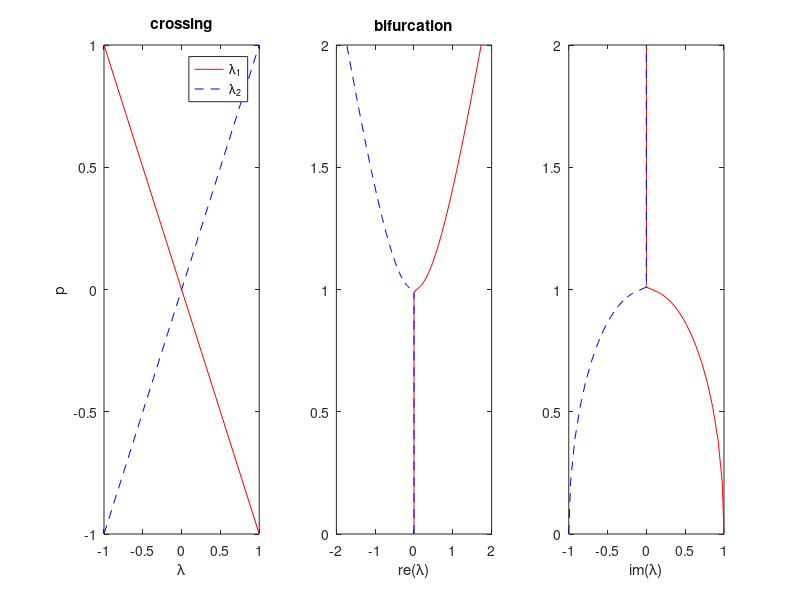

Here is the MATLAB script that generated this plot:
%% Defining eigenvalue trajectories

x_cross = linspace(-1,1,5);
l1 = @(p) -p; l2 = @(p) p; %crossing

left = 1 - (1 - 0) * logspace(0, -2, ceil(20));
right = 1 + (2 - 1) * logspace(-2, 0, floor(20));
x_bif = 1i*unique([left right]);
% x_bif = 1i*linspace(0,2,100);
l1_ = @(p) sqrt(1+p.^2); l2_ = @(p) -sqrt(1+p.^2); %bifurcation


figure()
subplot(1,3,1)
plot(l1(x_cross),x_cross, 'r-'); hold on
plot(l2(x_cross),x_cross, 'b--'); hold off
legend('\lambda_1', '\lambda_2');
title('crossing');
xlabel('\lambda');
ylabel('p');
subplot(1,3,2)
plot(imag(l1_(x_bif)), imag(x_bif), 'r-'); hold on
plot(imag(l2_(x_bif)), imag(x_bif), 'b--'); hold off
title('bifurcation');
xlabel('re(\lambda)');
subplot(1,3,3)
plot(real(l1_(x_bif)), imag(x_bif), 'r-'); hold on
plot(real(l2_(x_bif)), imag(x_bif), 'b--'); hold off
xlabel('im(\lambda)');
